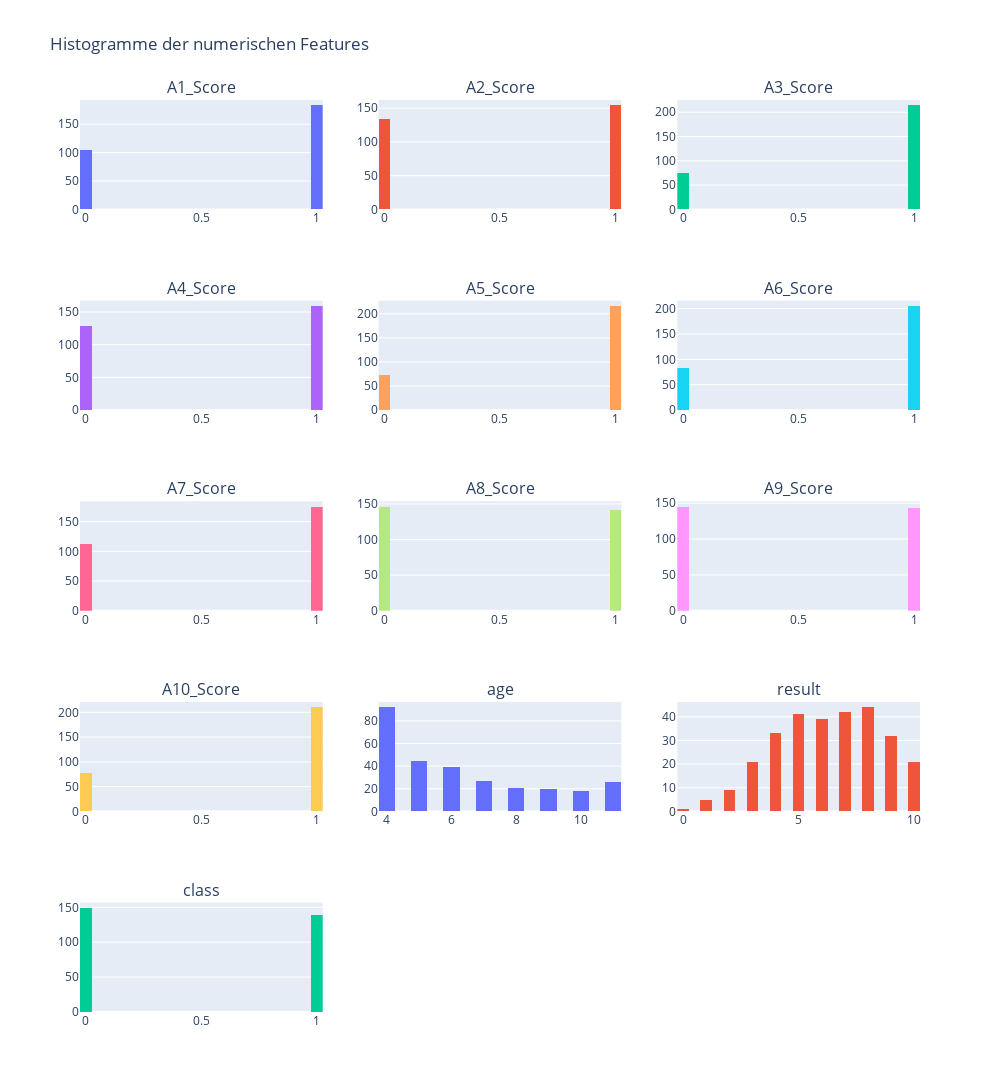

The code cell stored with this chart in its notebook:
### Code cell
plots_per_row = 3
num_plots = len(numeric_cols)
num_rows = (num_plots + plots_per_row - 1) // plots_per_row

# Subplot erstellen
fig = make_subplots(
    rows=num_rows, cols=plots_per_row,
    subplot_titles=numeric_cols
)

# Für jede numerische Spalte ein Histogramm hinzufügen
for i, col in enumerate(numeric_cols):
    row = i // plots_per_row + 1
    col_pos = i % plots_per_row + 1

    fig.add_trace(
        go.Histogram(
            x=df_asd[col],
            nbinsx=30,
            name=col
        ),
        row=row,
        col=col_pos
    )

# Layout anpassen
fig.update_layout(
    height=300 * num_rows,
    width=1000,
    title_text="Histogramme der numerischen Features",
    showlegend=False
)

fig.show()

### Figure 1 — Plotly figure (JSON) as saved in the notebook; plotly's stock layout.template omitted (floating-point values rounded to 4 significant figures; data arrays with more than 128 entries replaced by an {"elided": "..."} marker saying what was removed)
{"data": [{"name": "A1_Score", "nbinsx": 30, "type": "histogram", "x": {"elided": "288 int values"}, "xaxis": "x", "yaxis": "y"}, {"name": "A2_Score", "nbinsx": 30, "type": "histogram", "x": {"elided": "288 int values"}, "xaxis": "x2", "yaxis": "y2"}, {"name": "A3_Score", "nbinsx": 30, "type": "histogram", "x": {"elided": "288 int values"}, "xaxis": "x3", "yaxis": "y3"}, {"name": "A4_Score", "nbinsx": 30, "type": "histogram", "x": {"elided": "288 int values"}, "xaxis": "x4", "yaxis": "y4"}, {"name": "A5_Score", "nbinsx": 30, "type": "histogram", "x": {"elided": "288 int values"}, "xaxis": "x5", "yaxis": "y5"}, {"name": "A6_Score", "nbinsx": 30, "type": "histogram", "x": {"elided": "288 int values"}, "xaxis": "x6", "yaxis": "y6"}, {"name": "A7_Score", "nbinsx": 30, "type": "histogram", "x": {"elided": "288 int values"}, "xaxis": "x7", "yaxis": "y7"}, {"name": "A8_Score", "nbinsx": 30, "type": "histogram", "x": {"elided": "288 int values"}, "xaxis": "x8", "yaxis": "y8"}, {"name": "A9_Score", "nbinsx": 30, "type": "histogram", "x": {"elided": "288 int values"}, "xaxis": "x9", "yaxis": "y9"}, {"name": "A10_Score", "nbinsx": 30, "type": "histogram", "x": {"elided": "288 int values"}, "xaxis": "x10", "yaxis": "y10"}, {"name": "age", "nbinsx": 30, "type": "histogram", "x": {"elided": "288 float values"}, "xaxis": "x11", "yaxis": "y11"}, {"name": "result", "nbinsx": 30, "type": "histogram", "x": {"elided": "288 int values"}, "xaxis": "x12", "yaxis": "y12"}, {"name": "class", "nbinsx": 30, "type": "histogram", "x": {"elided": "288 int values"}, "xaxis": "x13", "yaxis": "y13"}], "layout": {"annotations": [{"font": {"size": 16}, "showarrow": false, "text": "A1_Score", "x": 0.1444, "xanchor": "center", "xref": "paper", "y": 1, "yanchor": "bottom", "yref": "paper"}, {"font": {"size": 16}, "showarrow": false, "text": "A2_Score", "x": 0.5, "xanchor": "center", "xref": "paper", "y": 1, "yanchor": "bottom", "yref": "paper"}, {"font": {"size": 16}, "showarrow": false, "text": "A3_Score", "x": 0.8556, "xanchor": "center", "xref": "paper", "y": 1, "yanchor": "bottom", "yref": "paper"}, {"font": {"size": 16}, "showarrow": false, "text": "A4_Score", "x": 0.1444, "xanchor": "center", "xref": "paper", "y": 0.78, "yanchor": "bottom", "yref": "paper"}, {"font": {"size": 16}, "showarrow": false, "text": "A5_Score", "x": 0.5, "xanchor": "center", "xref": "paper", "y": 0.78, "yanchor": "bottom", "yref": "paper"}, {"font": {"size": 16}, "showarrow": false, "text": "A6_Score", "x": 0.8556, "xanchor": "center", "xref": "paper", "y": 0.78, "yanchor": "bottom", "yref": "paper"}, {"font": {"size": 16}, "showarrow": false, "text": "A7_Score", "x": 0.1444, "xanchor": "center", "xref": "paper", "y": 0.56, "yanchor": "bottom", "yref": "paper"}, {"font": {"size": 16}, "showarrow": false, "text": "A8_Score", "x": 0.5, "xanchor": "center", "xref": "paper", "y": 0.56, "yanchor": "bottom", "yref": "paper"}, {"font": {"size": 16}, "showarrow": false, "text": "A9_Score", "x": 0.8556, "xanchor": "center", "xref": "paper", "y": 0.56, "yanchor": "bottom", "yref": "paper"}, {"font": {"size": 16}, "showarrow": false, "text": "A10_Score", "x": 0.1444, "xanchor": "center", "xref": "paper", "y": 0.34, "yanchor": "bottom", "yref": "paper"}, {"font": {"size": 16}, "showarrow": false, "text": "age", "x": 0.5, "xanchor": "center", "xref": "paper", "y": 0.34, "yanchor": "bottom", "yref": "paper"}, {"font": {"size": 16}, "showarrow": false, "text": "result", "x": 0.8556, "xanchor": "center", "xref": "paper", "y": 0.34, "yanchor": "bottom", "yref": "paper"}, {"font": {"size": 16}, "showarrow": false, "text": "class", "x": 0.1444, "xanchor": "center", "xref": "paper", "y": 0.12, "yanchor": "bottom", "yref": "paper"}], "height": 1500, "showlegend": false, "title": {"text": "Histogramme der numerischen Features"}, "width": 1000, "xaxis": {"anchor": "y", "domain": [0, 0.2889]}, "xaxis10": {"anchor": "y10", "domain": [0, 0.2889]}, "xaxis11": {"anchor": "y11", "domain": [0.3556, 0.6444]}, "xaxis12": {"anchor": "y12", "domain": [0.7111, 1]}, "xaxis13": {"anchor": "y13", "domain": [0, 0.2889]}, "xaxis14": {"anchor": "y14", "domain": [0.3556, 0.6444]}, "xaxis15": {"anchor": "y15", "domain": [0.7111, 1]}, "xaxis2": {"anchor": "y2", "domain": [0.3556, 0.6444]}, "xaxis3": {"anchor": "y3", "domain": [0.7111, 1]}, "xaxis4": {"anchor": "y4", "domain": [0, 0.2889]}, "xaxis5": {"anchor": "y5", "domain": [0.3556, 0.6444]}, "xaxis6": {"anchor": "y6", "domain": [0.7111, 1]}, "xaxis7": {"anchor": "y7", "domain": [0, 0.2889]}, "xaxis8": {"anchor": "y8", "domain": [0.3556, 0.6444]}, "xaxis9": {"anchor": "y9", "domain": [0.7111, 1]}, "yaxis": {"anchor": "x", "domain": [0.88, 1]}, "yaxis10": {"anchor": "x10", "domain": [0.22, 0.34]}, "yaxis11": {"anchor": "x11", "domain": [0.22, 0.34]}, "yaxis12": {"anchor": "x12", "domain": [0.22, 0.34]}, "yaxis13": {"anchor": "x13", "domain": [0, 0.12]}, "yaxis14": {"anchor": "x14", "domain": [0, 0.12]}, "yaxis15": {"anchor": "x15", "domain": [0, 0.12]}, "yaxis2": {"anchor": "x2", "domain": [0.88, 1]}, "yaxis3": {"anchor": "x3", "domain": [0.88, 1]}, "yaxis4": {"anchor": "x4", "domain": [0.66, 0.78]}, "yaxis5": {"anchor": "x5", "domain": [0.66, 0.78]}, "yaxis6": {"anchor": "x6", "domain": [0.66, 0.78]}, "yaxis7": {"anchor": "x7", "domain": [0.44, 0.56]}, "yaxis8": {"anchor": "x8", "domain": [0.44, 0.56]}, "yaxis9": {"anchor": "x9", "domain": [0.44, 0.56]}}}
